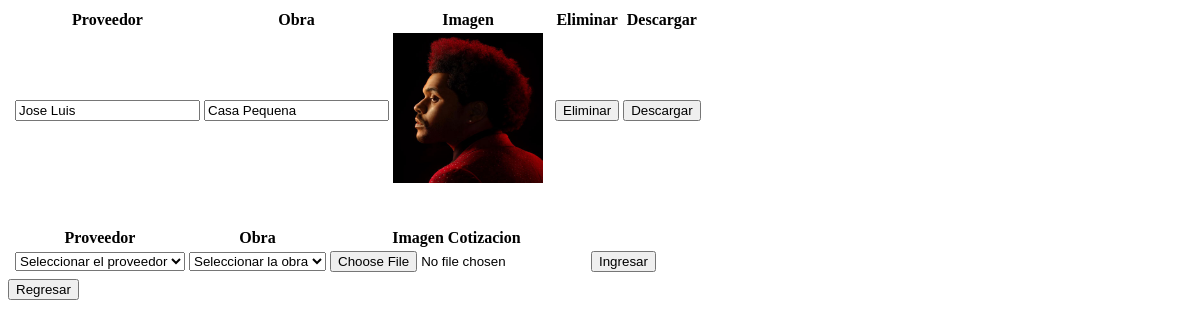
Page /view/CotizacionImagenView.php on the earlier database version.
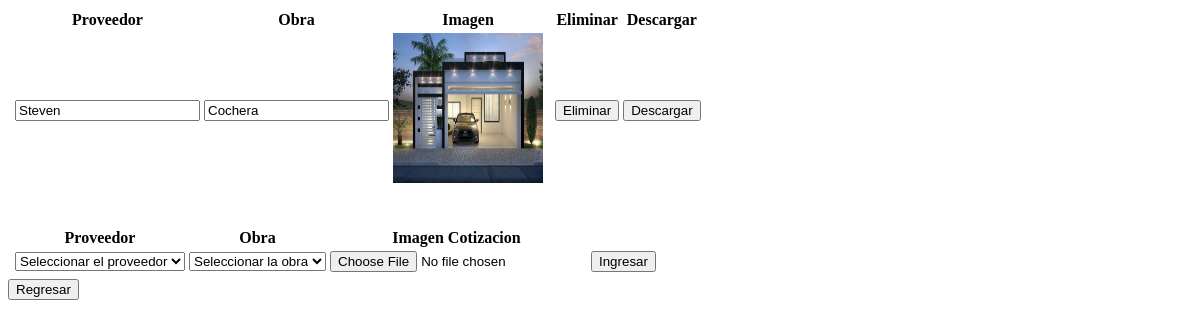
Same page on the later database version.
### tables this page shows
CREATE TABLE `tbcotizacion` (
  `tbcotizacionid` int(11) NOT NULL,
  `tbobraid` int(11) NOT NULL,
  `tbproveedorid` int(11) NOT NULL,
  `tbcotizacionimagenid` int(11) NOT NULL
);

CREATE TABLE `tbproveedor` (
  `tbproveedorid` int(11) NOT NULL,
  `tbproveedornombre` text NOT NULL,
  `tbproveedorapellido` text NOT NULL,
  `tbproveedorcomercio` text NOT NULL,
  `tbproveedorcedula` varchar(12) NOT NULL,
  `tbproveedortelefono` int(11) NOT NULL,
  `tbproveedorcorreo` text NOT NULL
);

CREATE TABLE `tbobra` (
  `tbobraid` int(11) NOT NULL,
  `tbobranombre` varchar(100) NOT NULL,
  `tbobradescripcion` text NOT NULL,
  `tbclienteid` int(11) NOT NULL,
  `tbobrafechainicio` date NOT NULL,
  `tbobrafechaentrega` date NOT NULL,
  `tbobrafechaestimadofinalizacion` date NOT NULL,
  `tbobracostoestimado` int(11) NOT NULL,
  `tbobracostofinalizado` int(11) NOT NULL,
  `tbobradiasfinalizacionanticipada` int(11) NOT NULL,
  `tbobradiasfinalizacionatrasado` int(11) NOT NULL,
  `tbobraganancia` int(11) NOT NULL,
  `tbobraperdida` int(11) NOT NULL,
  `tbobradiasestimadoobra` int(11) NOT NULL,
  `tbobrafinalizada` tinyint(4) NOT NULL
);

CREATE TABLE `tbcotizacionimagen` (
  `tbcotizacionimagenid` int(11) NOT NULL,
  `tbcotizacionimagenruta` varchar(200) NOT NULL,
  `tbcotizacionimagenactivo` tinyint(1) NOT NULL
);

### data/CotizacionData.php (called while the page is built, shortened)
<?php
class CotizacionData extends Data {
    public function getAllCotizacion() {
        $conn = mysqli_connect($this->server, $this->user, $this->password, $this->db);
        $conn->set_charset('utf8');
        $querySelect = "SELECT * FROM tbcotizacion;";
        $result = mysqli_query($conn, $querySelect);
        $Cotizaciones = [];
        while ($row = mysqli_fetch_array($result)) {
            $currentCotizacion = new Cotizacion($row['tbcotizacionid'], $row['tbproveedorid'],
            $row['tbobraid'], $row['tbcotizacionimagenid']);
            array_push($Cotizaciones, $currentCotizacion);
        }
        return $Cotizaciones;
    }
}
?>

### business/CotizacionBusiness.php (called while the page is built, shortened)
<?php
include '../data/CotizacionData.php';
class CotizacionBusiness {
    private $CotizacionData;
    public function CotizacionBusiness() {
        $this->CotizacionData = new CotizacionData();
    }
    public function getAllCotizacion() {
        return $this->CotizacionData->getAllCotizacion();
    }
}

### data/ProveedorData.php (called while the page is built, shortened)
<?php
class ProveedorData extends Data{
    public function getProveedor($provedoorId)
    {
        $conn = mysqli_connect($this->server, $this->user, $this->password, $this->db);
        $conn->set_charset('utf8');
        $querySelect = "SELECT * FROM tbproveedor WHERE tbproveedorid = " . $provedoorId . " ;";
        $result = mysqli_query($conn, $querySelect);
        $nombreProveedor = "";
        while ($row = mysqli_fetch_array($result)) {
            if($row['tbproveedorid'] == $provedoorId){
            $nombreProveedor = $row['tbproveedornombre'];
            }
        }
        return $nombreProveedor;
    }
}

### business/ProveedorBusiness.php (called while the page is built, shortened)
<?php
include '../data/ProveedorData.php';
class ProveedorBusiness{
    private $ProveedorData;
    public function ProveedorBusiness() {
        $this->ProveedorData = new ProveedorData();
    }
    public function getProveedor($proveedorId) {
        return $this->ProveedorData->getProveedor($proveedorId);
    }
}
?>

### data/ObrasData.php (called while the page is built, shortened)
<?php
class ObrasData extends Data {
    public function getObra($obraId)
    {
        $conn = mysqli_connect($this->server, $this->user, $this->password, $this->db);
        $conn->set_charset('utf8');
        $querySelect = "SELECT * FROM tbobra WHERE tbobraid = " . $obraId . " ;";
        $result = mysqli_query($conn, $querySelect);
        $nombreObra = "";
        while ($row = mysqli_fetch_array($result)) {
            if($row['tbobraid'] == $obraId){
            $nombreObra = $row['tbobranombre'];
            }
        }
        return $nombreObra;
    }
}

### business/ObrasBusiness.php (called while the page is built, shortened)
<?php
include '../data/ObrasData.php';
class ObrasBusiness {
    private $ObrasData;
    public function ObrasBusiness() {
        $this->ObrasData = new ObrasData();
    }
    public function getObra($obraId){
        return $this->ObrasData->getObra($obraId);
    }
}

### data/CotizacionImagenData.php (called while the page is built, shortened)
<?php
class CotizacionImagenData extends Data{
    public function getCotizacionImagen($cotizacionimagenId)
    {
        $conn = mysqli_connect($this->server, $this->user, $this->password, $this->db);
        $conn->set_charset('utf8');
        $querySelect = "SELECT * FROM tbcotizacionimagen WHERE tbcotizacionimagenid = " . $cotizacionimagenId . " ;";
        $result = mysqli_query($conn, $querySelect);
        $cotizacionimagen = "";
        while ($row = mysqli_fetch_array($result)) {
            if($row['tbcotizacionimagenid'] == $cotizacionimagenId){
            $cotizacionimagen = $row['tbcotizacionimagenruta'];
            }
        }
        return $cotizacionimagen;
    }
}

### business/CotizacionImagenBusiness.php (called while the page is built, shortened)
<?php
include '../data/CotizacionImagenData.php';
class CotizacionImagenBusiness{
    private $CotizacionImagenData;
    public function CotizacionImagenBusiness(){
        $this->CotizacionImagenData = new CotizacionImagenData();
    }
    public function getCotizacionImagen($cotizacionimagenId){
        return $this->CotizacionImagenData->getCotizacionImagen($cotizacionimagenId);
    }
}

### view/CotizacionImagenView.php (the view, shortened to what the changed rows need)
<!DOCTYPE html>
<html lang="en">
<head>
    <?php
       include '../business/ObrasBusiness.php';
       include '../business/CotizacionBusiness.php';
       include '../business/ProveedorBusiness.php';
       include '../business/CotizacionImagenBusiness.php';
    ?>
</head>
<body>
    <table>
    <tr>
        <th></th>
        <th>Proveedor</th>
        <th>Obra</th>
        <th>Imagen</th>
        <th></th>
        <th></th>
        <th>Eliminar</th>
        <th>Descargar</th>
        </tr>
        <tbody id="buscar">
        <?php
            $CotizacionBusiness = new CotizacionBusiness();
            $CotizacionImagenBusiness = new CotizacionImagenBusiness();
            $ProveedorBusiness = new ProveedorBusiness();
            $ObrasBusiness = new ObrasBusiness();
            $allCotizacion = $CotizacionBusiness->getAllCotizacion();
            foreach ($allCotizacion as $current) {
                    echo '<form method="POST" enctype="multipart/form-data" action="../business/CotizacionImagenAction.php">';
                    echo '<td><input readonly type="hidden" name="cotizacionid" id="cotizacionid" value="' . $current->getCotizacionId() . '"/></td>';
                    echo '<td><input type="text" readonly name="proveedorid" id="proveedorid" value="' . $ProveedorBusiness->getProveedor($current->getProveedorId()) . '"/></td>';
                    echo '<td><input type="text" readonly name="obraid" id="obraid" value="' . $ObrasBusiness->getObra($current->getObraId()) . '"/></td>';
                    echo '<td><img src="../cotizacionimages/'.$CotizacionImagenBusiness->getCotizacionImagen($current->getCotizacionImagenId()).'" name="idCotizacionimagen" id="idCotizacionimagen" alt="" value="" width="150" height="150"></td>';
                    echo '<td><input readonly type="hidden" name="cotizacionimagenid" id="cotizacionimagenid" value="' . $CotizacionImagenBusiness->getIdCotizacionImagen($CotizacionImagenBusiness->getCotizacionImagen($current->getCotizacionImagenId())) . '"/></td>';
                    echo '<td><input readonly type="hidden" name="cotizacionimagen" id="cotizacionimagen" value="' . $CotizacionImagenBusiness->getCotizacionImagen($current->getCotizacionImagenId()) . '"/></td>';
                    echo '<td><button type="submit" name="delete" id="delete">Eliminar</button></td>';
                    echo '<td><button type="submit" name="download" id="download">Descargar</button></td>';
                    echo '</form>';
                }
                ?>
        </tbody>
    </table>
    <br><br>
    <table>
        <tr>
        <th></th>
        <th>Proveedor</th>
        <th>Obra</th>
        <th>Imagen Cotizacion</th>
        </tr>
    </table>
</body>
</html>

Differences in the rows shown:
changed tbcotizacion: proveedorid "Jose Luis" → "Steven"; obraid "Casa Pequena" → "Cochera"; tbcotizacionimagenid.tbcotizacionimagenruta: a different picture
